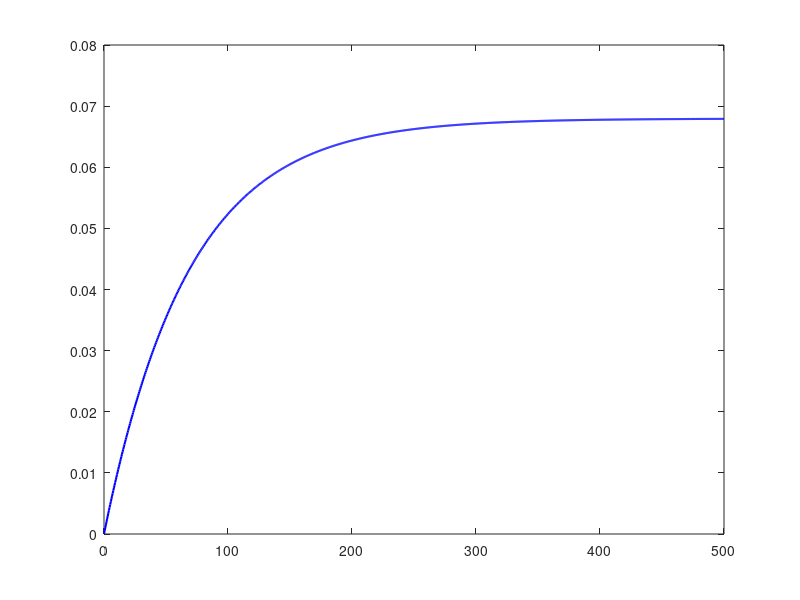

This figure's MATLAB source: (Note: this script raises an error after producing the figure.)
rho = 1000; % Dichte der Flüssigkeit in kg/Kubikmeter
A = 1; % Grundfläche in Quadratmeter
a = 0.003; % Querschnitt des Auslaufs in Quadratmeter
g = 9.81; % Erdbeschleunigung in m/Quadratsekunde
qzu = 6.0; % Stationärer Zufluss (im Arbeitspunkt) in kg/sec

c2=1/(rho*A);
c3=(a*a*rho*g)/(A*qzu);
num = [c2];
den = [1 c3]; 
G1 = tf(num, den);

% Simulation der Sprungantwort
t = 0:0.5:500; % Zeitvektor von 0 bis 500 Sekunden in Schritten von 0.5 s
[y, t] = step(G1, t);

% Berechnung des Verstärkungsfaktors (Endwert der Sprungantwort)
steady_state_value = y(end);

% Berechnung der Zeitkonstanten (63,2% des Endwerts)
target_value = 0.632 * steady_state_value;
T_index = find(y >= target_value, 1); % Index für ersten Punkt bei 63.2% des Endwerts
T_approx = t(T_index); % Zeitkonstante T

% Plot erstellen
figure;
plot(t, y, 'b-', 'LineWidth', 1.5); % Plot in Blau mit Linienbreite 1.5
hold on;
yline(steady_state_value, 'g--'); % Verstärkungsfaktor-Linie
xline(T_approx, 'r--'); % Zeitkonstanten-Linie
plot(T_approx, target_value, 'ro'); % Markierung des Punktes bei Zeitkonstante

% Horizontale Beschriftung des Verstärkungsfaktors und der Zeitkonstante
text(T_approx + 20, target_value, ['T = ', num2str(T_approx, '%.2f'), ' s'], 'Color', 'red', 'HorizontalAlignment', 'left');
text(20, steady_state_value - 0.05, ['K = ', num2str(steady_state_value, '%.2f'), ' m'], 'Color', 'green', 'HorizontalAlignment', 'left');

% Achsenbeschriftung und Titel
grid on;
xlabel('Zeit t (s)');
ylabel('Füllstand x(t) (m)');
title('Simulation des Füllstands für ein lineares Behältermodell L1 mit Zeitkonstante und Verstärkungsfaktor');
legend('Füllstand x(t)', 'Endwert (Gain)', 'Zeitkonstante (T)');

% Plot speichern
saveas(gcf, 'simulation_ergebnis_L1.png'); % Speichern des Plots als PNG-Datei